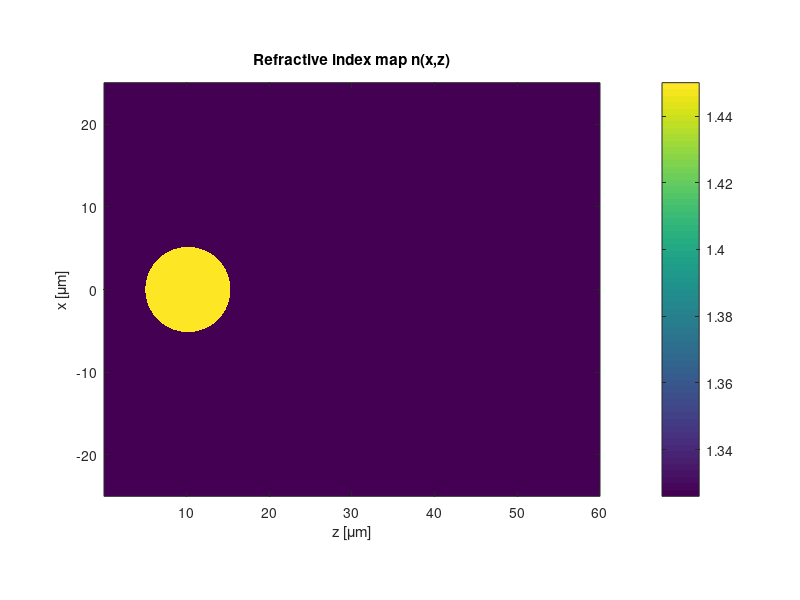
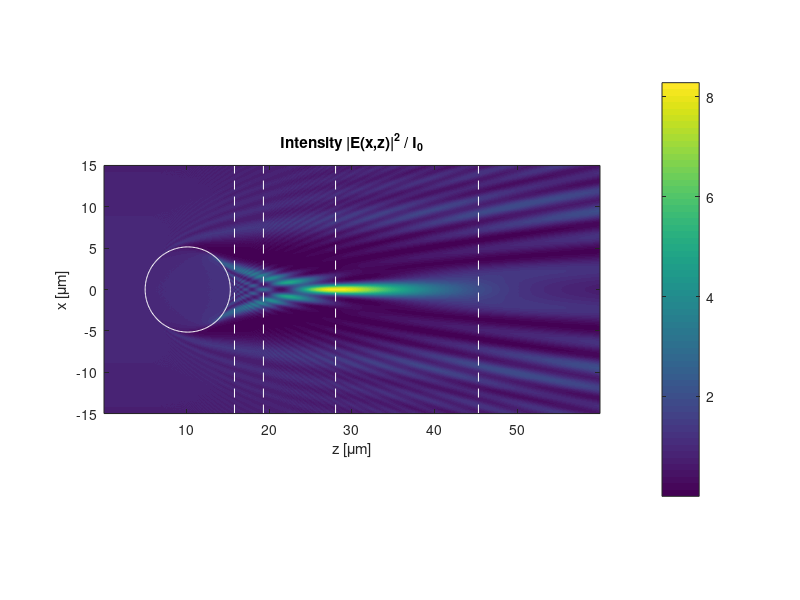
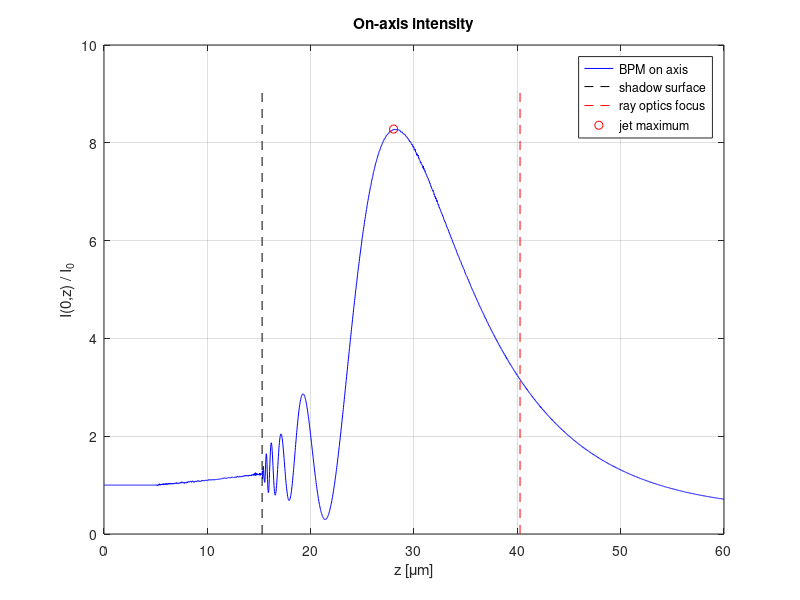
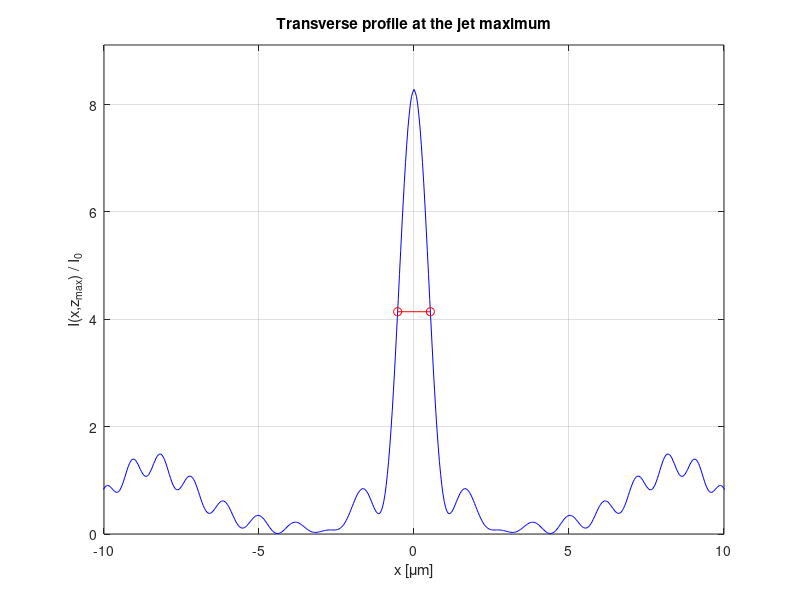

Write the MATLAB code that produced these figures, in order.

%BPM_nanojet_cylinder.m
%Photonic nanojet generated by a dielectric microcylinder, 2D (x,z) BPM
%Project part 2 (Extension: design and simulation of your own device)
%Paramters used for simulation :
%Ld (light wavelength) =1.03, D (cylinder diameter) =10.3, w0 (waist)=39.8,
%np (cylinder index) =1.450 (fused silica), nbg (background) =1.326 (water),
%dz(sample distance along z)=0.025, Z(total distance) =60, all lengths in micrometers
clear
%Gaussian Beam
    N=4096; %N : sampling number
    L=160*10^-6; %Display area (about 4 times the beam width)
    %Ld=input('wavelength of light in [micrometers] = ');
    Ld=1.03;Ld=Ld*10^-6;
    k0=(2*pi)/Ld;  %wavenumber in vacuum, used for the index step
    %w0=input('Waist of Gaussian Beam in [micrometers] = ');
    w0=39.8;w0=w0*10^-6;  %waist of the beam focused in part 1
    %Zw=input('position of the beam waist in [micrometers] = ');
    Zw=10.15;Zw=Zw*10^-6;  %waist at the cylinder centre (flat wavefront)
    %dz=input('step size of z (dz) in [micrometers] = ');
    dz=0.025;dz=dz*10^-6;
    %Z=input('destination of z in [micrometers] = ');
    Z=60;Z=Z*10^-6;
%Microcylinder
    %D=input('Diameter of the cylinder in [micrometers] = ');
    D=10.3;D=D*10^-6;R=D/2;
    zc=5*10^-6+R;  %centre of the cylinder (front face at z=5 um)
    np=1.450;   %fused silica at 1.03 um (Malitson 1965)
    nbg=1.326;  %water at 1.03 um (Hale and Querry 1973)
    kbg=k0*nbg; %reference wavenumber of the BPM (n0=nbg)
    m_rel=np/nbg  %relative index
%dx : step size
    dx=L/N;
    for m=1:N
     %Space axis
        x(m)=(m-1)*dx-L/2;
     %Frequency axis
        Kx(m)=(2*pi*(m-1))/(N*dx)-((2*pi*N)/(N*dx))/2;
    end

%Gaussian Beam at its waist (flat wavefront, on-axis intensity I0=1)
Gau_w=exp(-x.^2./(w0^2));

%Gaussian Beam in space domain at z=0 (waist moved back to z=Zw)
Gau_ini=ifft(fft(Gau_w).*fftshift(exp(j/(2*kbg)*(-Zw)*Kx.^2)));

%Energy of the initial Gaussian beam (per unit length along y)
Energy_ini=dx*sum(abs(Gau_ini).^2)

%Free space transfer function of propagation (in the background medium)
H=exp(j/(2*kbg)*dz*Kx.^2);

%Absorbing boundary (graded, defined per unit length, starts at 80% of the half window)
    alpha=5*10^5;  %absorption coefficient at the window edge [1/m]
    xa=0.8*L/2;
Abs=exp(-alpha*dz*(max(abs(x)-xa,0)/(L/2-xa)).^2);

%Stored region for the plots (|x| < 25 um)
ix=find(abs(x)<=25*10^-6);

%Iterative Loop
Gau=Gau_ini;
n1=0;
Energy_abs=0;
for z=0:dz:Z-dz
    n1=n1+1 ;
    Zp(n1)=z+dz;
    %Gaussian Beam in Frequency domain
      FGau=fft(Gau);
    %Propagated Gaussian beam in Frequency domain
      FGau=FGau.*fftshift(H);
    %Propagated Gaussian beam in space domain
      Gau=ifft(FGau);
    %Refractive index map of the slice z+dz/2 (cylinder of radius R)
      dn=(np-nbg)*((x.^2+(z+dz/2-zc)^2)<=R^2);
    %Step propagation through medium
      Gau=Gau.*exp(-j*k0*dn*dz);
    %Absorbing boundary
      E_before=dx*sum(abs(Gau).^2);
      Gau=Gau.*Abs;
      Energy_abs=Energy_abs+E_before-dx*sum(abs(Gau).^2);
    %Stored intensity and index
      I_pro(:,n1)=abs(Gau(ix)').^2;
      n_pro(:,n1)=nbg+dn(ix)';
end

%Energy of the final propagated beam, to check conservation of energy
Energy_pro=dx*sum(abs(Gau).^2)
Energy_abs
Energy_error=abs(Energy_pro+Energy_abs-Energy_ini)/Energy_ini

%Figures of merit of the nanojet (Darafsheh 2021, fig. 4)
xs=x(ix);
ic=find(xs==0);
zs=zc+R;  %shadow-side surface
I_axis=I_pro(ic,:);
after=find(Zp>zs);
[Imax,k]=max(I_axis(after));
kmax=after(k);
Enhancement=Imax  %I0=1
d_jet_um=(Zp(kmax)-zs)*10^6  %distance of the maximum from the surface
d_geo_um=R*(2-m_rel)/(2*(m_rel-1))*10^6  %ray optics back focal length
%FWHM of the jet at its maximum
P=I_pro(:,kmax)';
iL=find(P(1:ic)<Imax/2,1,'last');
iR=ic-1+find(P(ic:end)<Imax/2,1,'first');
xL=interp1(P(iL:iL+1),xs(iL:iL+1),Imax/2);
xR=interp1(P(iR-1:iR),xs(iR-1:iR),Imax/2);
FWHM_um=(xR-xL)*10^6
FWHM_over_lambda=(xR-xL)/(Ld/nbg)
%Length of the jet (on-axis intensity above Imax/2, behind the surface)
k1=kmax;while k1>after(1) && I_axis(k1-1)>=Imax/2, k1=k1-1; end
k2=kmax;while k2<length(Zp) && I_axis(k2+1)>=Imax/2, k2=k2+1; end
L_half_um=(Zp(k2)-Zp(k1))*10^6

%axis in micrometer scale
xs=xs*10^6;
Zp=Zp*10^6;
th=linspace(0,2*pi,200);

figure(1)
imagesc(Zp,xs,n_pro)
axis xy
axis image  %same scale on z and x
colorbar
title('Refractive index map n(x,z)')
xlabel('z [\mum]')
ylabel('x [\mum]')

figure(2)
imagesc(Zp,xs,I_pro)
axis xy
axis image  %same scale on z and x
colorbar
hold on
plot((zc+R*cos(th))*10^6,R*sin(th)*10^6,'w')
hold off
axis([min(Zp) max(Zp) -15 15])
title('Intensity |E(x,z)|^2 / I_0')
xlabel('z [\mum]')
ylabel('x [\mum]')

figure(3)
plot(Zp,I_axis,'b')
hold on
plot([zs zs]*10^6,[0 1.1*Imax],'k--')
plot([zs zs]*10^6+d_geo_um,[0 1.1*Imax],'r--')
plot(Zp(kmax),Imax,'ro')
hold off
grid on
legend('BPM on axis','shadow surface','ray optics focus','jet maximum')
title('On-axis intensity')
xlabel('z [\mum]')
ylabel('I(0,z) / I_0')

figure(4)
plot(xs,I_pro(:,kmax),'b')
hold on
plot([xL xR]*10^6,[Imax/2 Imax/2],'r-o')
hold off
axis([-10 10 0 1.1*Imax])
grid on
title('Transverse profile at the jet maximum')
xlabel('x [\mum]')
ylabel('I(x,z_{max}) / I_0')
 
%Transverse cross-sections at several z (task 6)  
%just behind the surface, fringe region, jet maximum, after the jet  
zcut=[zs*10^6+0.5 zs*10^6+4 Zp(kmax) zs*10^6+30];  
cut_names={'just behind the surface','fringe region','jet maximum','after the jet'};  
for q=1:4  
    kk(q)=find(abs(Zp-zcut(q))==min(abs(Zp-zcut(q))),1);  
end  
figure(2)  
hold on  
for q=1:4  
    plot([Zp(kk(q)) Zp(kk(q))],[-15 15],'w--')  
end  
hold off  
 
figure(5)  
for q=1:4  
    subplot(2,2,q)  
    plot(xs,I_pro(:,kk(q)),'b')  
    hold on  
    plot([-R R]*10^6,[1 1],'k:')  %incident level I0 over the cylinder width  
    hold off  
    axis([-10 10 0 1.1*max(I_pro(:,kk(q)))])  
    grid on  
    title(sprintf('%s : z - z_s = %.1f \\mum',cut_names{q},Zp(kk(q))-zs*10^6))  
    xlabel('x [\mum]')  
    ylabel('I(x,z) / I_0')  
end  
 
%Figures of merit of the nanojet  
fprintf('\n---------------- Figures of merit ----------------\n');  
fprintf('relative index m           %8.4f\n',m_rel);  
fprintf('jet position d             %8.2f um   (ray optics %5.2f um)\n',d_jet_um,d_geo_um);  
fprintf('enhancement Imax/I0        %8.2f\n',Enhancement);  
fprintf('FWHM                       %8.3f um = %4.2f lambda/n\n',FWHM_um,FWHM_over_lambda);  
fprintf('length L1/2                %8.2f um = %4.1f lambda/n\n',L_half_um,L_half_um/(Ld/nbg*10^6));  
fprintf('energy absorbed            %8.3f %%\n',100*Energy_abs/Energy_ini);  
fprintf('--------------------------------------------------\n');  
